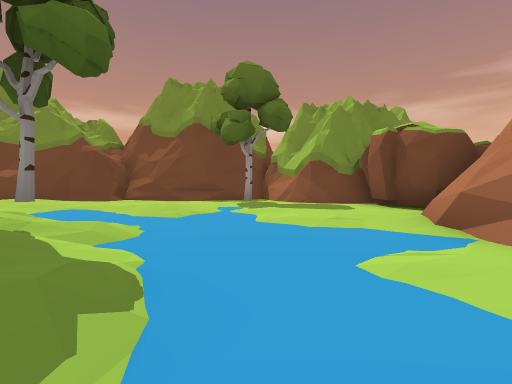
View 1 (above)

12 first-person views from a walk through a 3-D level made in the Unity game engine. The camera is 1.2 m above the floor, tilts 2° down and sees 85° across. The floor is counted in squares, 2 m on a side. Each view is taken from the middle of a square. On the plan, view 1 faces up. The plan holds only what a view shows up to about 9 squares ahead; the rest is blank. The place goes on beyond the plan. The player character is not drawn.

View 2
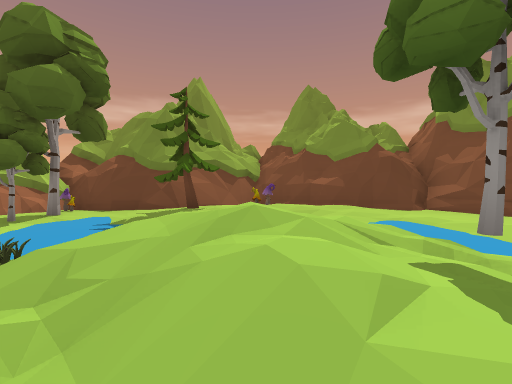

View 3
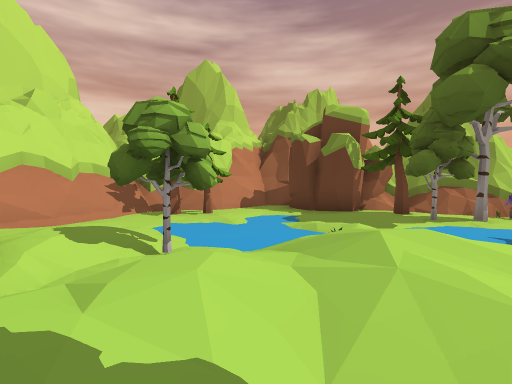

View 4
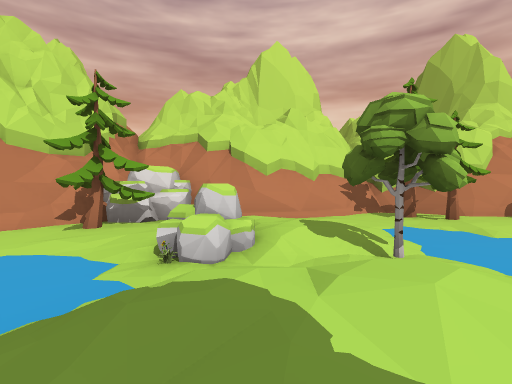

View 5
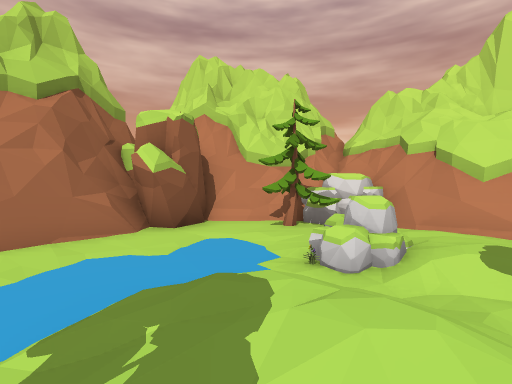

View 6
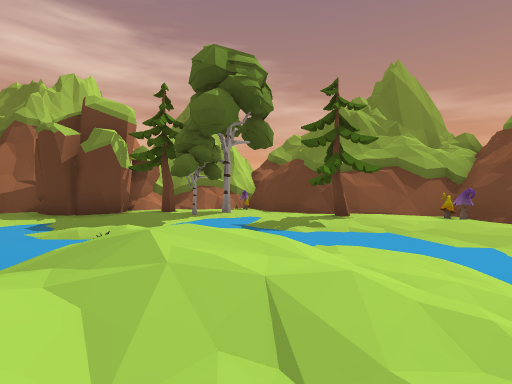

View 7
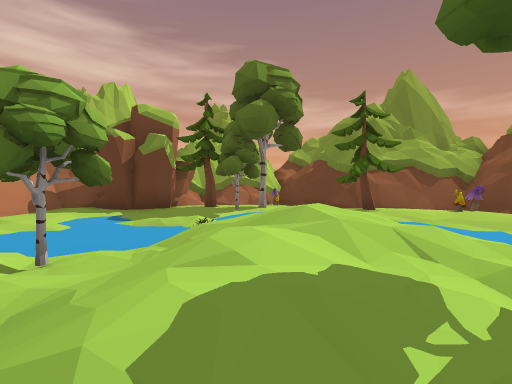

View 8
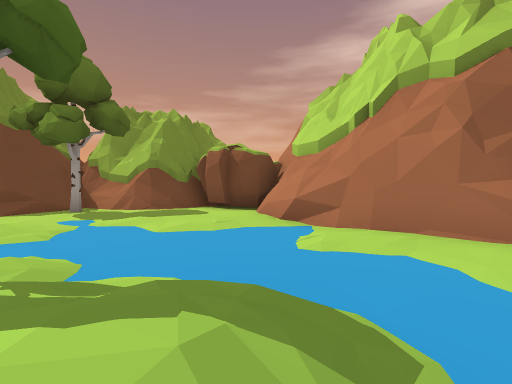

View 9
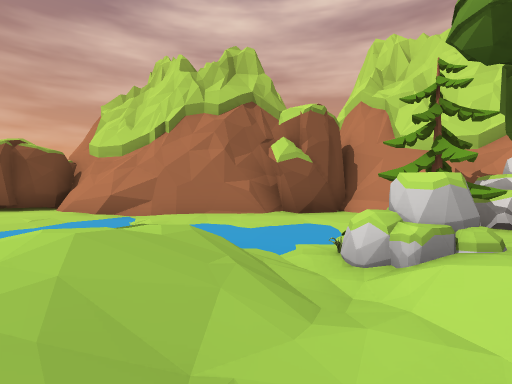

View 10
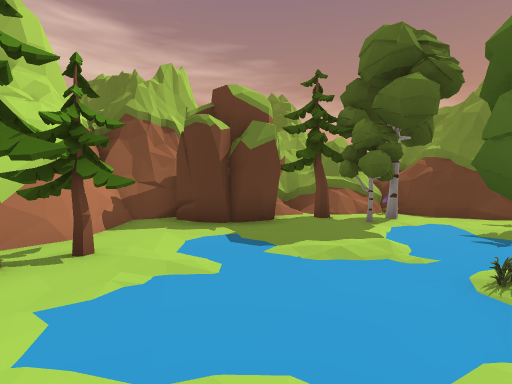

View 11
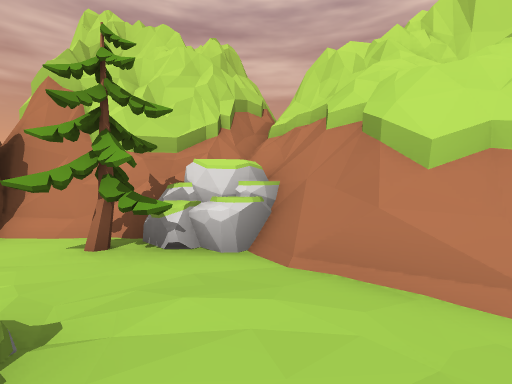

View 12
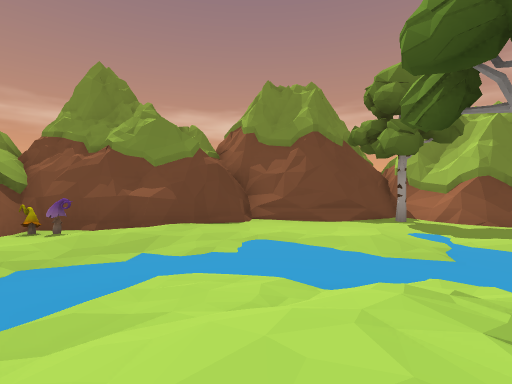

### Floor plan
Key: @ floor where view 1 was taken; # wall or solid block; . main floor; : floor 0.25 m higher than the main floor; + floor 0.5 m higher than the main floor; * floor 0.75 m higher than the main floor; % floor 1 m higher than the main floor; / step, stairs or slope; = window, fence, low wall or low ledge; ^ raised ledge; T tree; M mushroom; R rock; O other object.
Columns run from 12 left of view 1 to 3 right of it. Each row starts with its distance up from view 1.
 10            ###
  9        #####=#
  8  #######....T###
  7  #=###^:.......#
  6  #==M:::.::..:.#
  5  #==::.......::#
  4  #=#T..........#
  3 ###.:..:+/T....#
  2 ##O....////....#
  1 #=T....//%%/...#
  0 # TT...O////@..#
 -1 #/:::....TORO..#
 -2  OOO.....*/O:..#
 -3   OO.....++::T##
 -4  ##...T..::/TT##
 -5  #####T.==##RR
 -6      ######

Where each view was taken, in squares from view 1:
view 1: 0 up, 0 right, facing up
view 2: 0 up, 2 left, facing up-left
view 3: 2 up, 2 left, facing down-left
view 4: 2 up, 2 left, facing down
view 5: 2 up, 3 left, facing down-right
view 6: 2 up, 2 left, facing left
view 7: 1 up, 1 left, facing left
view 8: 0 up, 2 left, facing up-right
view 9: 0 up, 4 left, facing right
view 10: 2 down, 3 left, facing left
view 11: 2 down, 3 left, facing down-right
view 12: 1 up, 4 left, facing up
